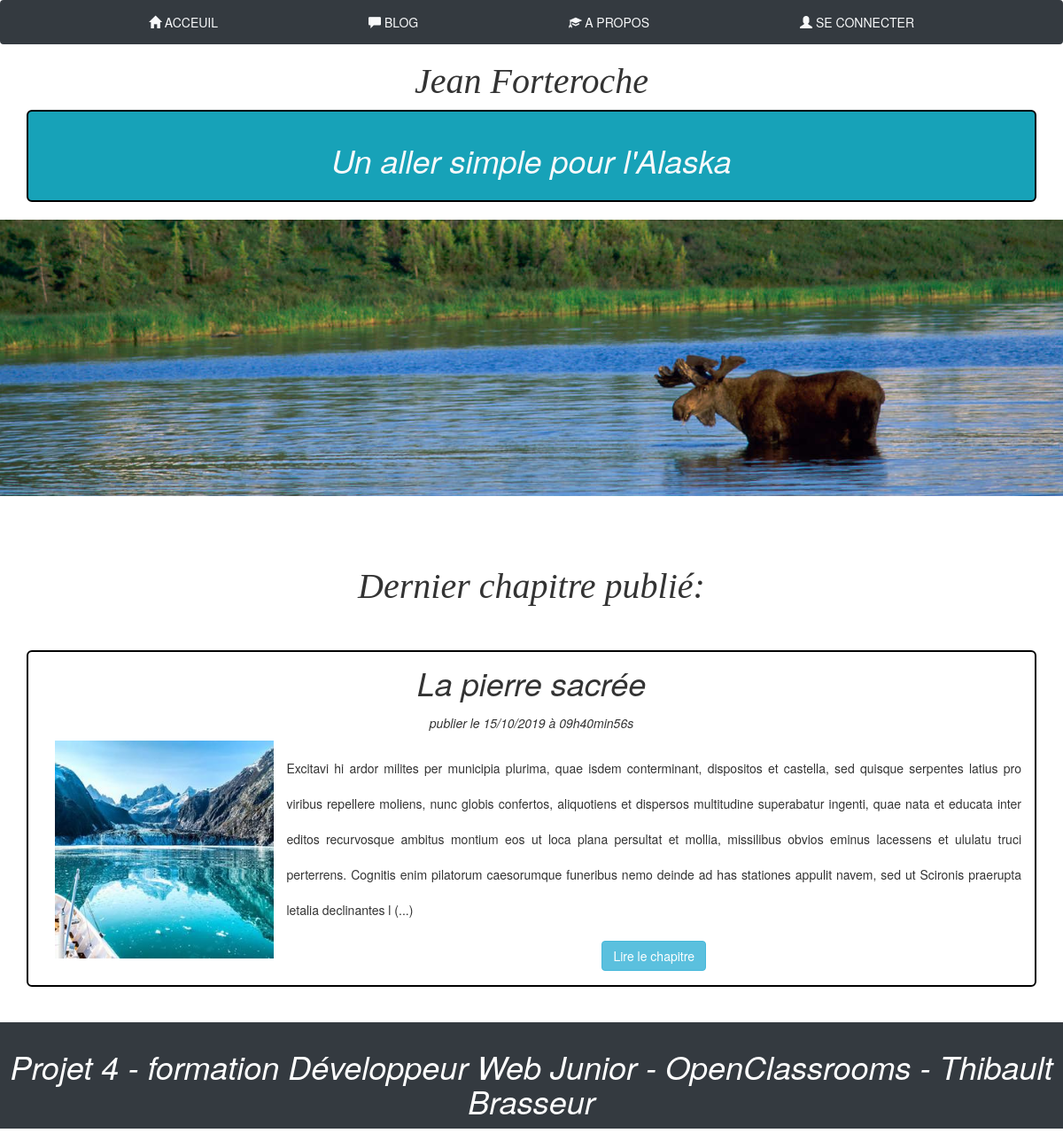
Page /P4_01_code/index.php on the committed database.
### tables this page shows
CREATE TABLE `articles` (
  `id` int(11) NOT NULL,
  `title` varchar(255) NOT NULL,
  `content` text NOT NULL,
  `date_creation` datetime NOT NULL
);

### P4_01_code/controller/frontend/HomeController.php (called while the page is built)
<?php
require_once('model/frontend/ArticlesManager.php');
function addHomePost(){
          $postManager = new \OpenClassrooms\Blog\Model\PostManager();
          $posts = $postManager->getLastPost();
          require('view/frontend/homeView.php');
}

### P4_01_code/model/frontend/ArticlesManager.php (called while the page is built, shortened)
<?php
class PostManager extends Manager {
    public function getLastPost() {
        $db = $this->dbConnect();
        $req = $db->query('SELECT id, title, content, DATE_FORMAT(date_creation, \'%d/%m/%Y à %Hh%imin%ss\') AS date_creation_fr FROM articles ORDER BY date_creation DESC LIMIT 0, 1');
        return $req;
    }
}

### P4_01_code/view/frontend/homeView.php (the view, shortened to what this page needs)
<br><br><br><br>
<h1 style= "font-family:georgia,garamond,serif;font-size:40px;font-style:italic;">Dernier chapitre publié:</h1>
<br><br>
<?php
while ($data = $posts->fetch())
{
  $content = $data['content'];
$extraitContent = substr($content,0,700);
?>
<div class="container">
            <h1 class="list-group-item-heading"> <?= $data['title'] ?> </h1>
            <em class="col-lg-12">publier le <?= $data['date_creation_fr'] ?></em>
            <br>
            <img class="col-lg-3" src="public\images\chap1.jpg">
            <p class="col-lg-9"> <?= $extraitContent ?> (...)</p>
            <button type="button" class="btn btn-info" ><a class="text-white" href="index.php?action=post&amp;id=<?= $data['id']?>" >Lire le chapitre</a></button>
</div>
<?php
}
?>
<?php $content = ob_get_clean(); ?>
<?php require('view/template.php'); ?>

### P4_01_code/index.php (shortened to what this page needs)
<?php
require('controller/frontend/HomeController.php');
try {
    if (isset($_GET['action'])) {
        switch ($_GET['action']) {
            case 'home':
              addHomePost();
            break;
            case 'blog':
              addBlogPosts();
            break;
            case 'about':
              aboutAuthor();
            break;
            case 'post':
                    if (isset($_GET['id']) && $_GET['id'] >= 0) {
                      addPost();
                    }
                    else {
                      throw new Exception('Aucun identifiant de billet n\'a été envoyé');
                    }
            break;
            case 'addComment':
              if (isset($_GET['id']) && $_GET['id'] >= 0) {
                if (!empty($_POST['author']) && !empty($_POST['comment'])) {
                  addComment($_GET['id'], $_POST['author'], $_POST['comment']);
                }
                else {
                  throw new Exception('Tous les champs ne sont pas remplis !');
                }
              }
              else {
                throw new Exception("Vous n'êtes pas connecté");
              }
            break;
            case 'login':
              login();
            break;
            case 'admin':
              if (!empty($_POST['UName']) && !empty($_POST['Password'])){
                openAdmin($_POST['UName'], $_POST['Password']);
              }
              else {
                throw new Exception("Vous n'êtes pas connecté");
              }
            break;
            case "logout":
              if (isset($_SESSION['userName']) && isset($_SESSION['Password'])) {
                openingLogout();
            }
            case 'openCreateArticle':
              if (isset($_SESSION['userName']) && isset($_SESSION['Password'])) {
                openingArticleCreate();
              }
              else {
                throw new Exception("Vous n'êtes pas connecté");
              }
            break;
            case 'addArticle':
              if (isset($_SESSION['userName']) && isset($_SESSION['Password'])) {
                creatingArticle( $_POST['title'], $_POST['text']);
              }
              else {
                throw new Exception("Vous n'êtes pas connecté");
              }
              break;
            case 'dashboard':
              if (isset($_SESSION['userName']) && isset($_SESSION['Password'])){
                readingArticles();
              }
              else {
                throw new Exception("Vous n'êtes pas connecté");
              }
            break;
            case 'openupdate':
              if (isset($_SESSION['userName']) && isset($_SESSION['Password'])) {
                openArticleUpdate($_GET['id']);
              }
              else {
                throw new Exception("Vous n'êtes pas connecté");
              }
            break;
            case 'update':
              if (isset($_SESSION['userName']) && isset($_SESSION['Password'])) {
                      updatingArticle($_GET['id'], $_POST['Updatetitle'], $_POST['Updatetext']);
              }
              else {
                  throw new Exception("Vous n'êtes pas connecté");
              }
              break;
            case 'delete':
              if (isset($_SESSION['userName']) && isset($_SESSION['Password'])) {
                deletingArticle($_GET['id']);
              }
              else {
                  throw new Exception("Vous n'êtes pas connecté");
              }
            break;
            case 'comment':
              if (isset($_SESSION['userName']) && isset($_SESSION['Password'])) {
                openCommentAdmin($_GET['id']);
              }
              else {
                  throw new Exception("Vous n'êtes pas connecté");
              }
            break;
            case 'deletecomment':
              if (isset($_SESSION['userName']) && isset($_SESSION['Password'])) {
                deletingComment($_GET['id']);
              }
              else {
                  throw new Exception("Vous n'êtes pas connecté");
              }
            break;
            case 'openNotify':
              if (isset($_SESSION['userName']) && isset($_SESSION['Password'])) {
                openNotify();
              }
              else {
                  throw new Exception("Vous n'êtes pas connecté");
              }
            break;
            case 'signaler':
              if (isset($_GET['id']) && isset($_GET['post_id'])) {
                postCommentNotify($_GET['id'], $_GET['post_id']);
              }
              else {
                  throw new Exception("Il n'y a pas d'id séléctionner");
              }
            break;
          }
    }
    else {
        addHomePost();
    }
}
catch(Exception $e) {
    $errorMessage = $e->getMessage();
    require('view/frontend/errorView.php');
}

### P4_01_code/view/template.php (shortened to what this page needs)
<!DOCTYPE html>
<html>
    <head>
        <link href="public/css/style.css" rel="stylesheet" />
        <link rel="stylesheet" href="https://stackpath.bootstrapcdn.com/bootstrap/4.3.1/css/bootstrap.min.css">
        <link href="https://stackpath.bootstrapcdn.com/font-awesome/4.7.0/css/font-awesome.min.css" rel="stylesheet">
        <link href="https://maxcdn.bootstrapcdn.com/bootstrap/3.3.7/css/bootstrap.min.css" rel="stylesheet">
    </head>
    <body>
      <header id="header">
      <nav class="navbar navbar-dark bg-dark">
          <button class="btn btn-outline-info text-light" type="button" ><span class="glyphicon glyphicon-home"></span><a href="index.php" class="text-light"> ACCEUIL</a> </button>
          <button class="btn btn-outline-info text-light" type="button" ><span class="glyphicon glyphicon-comment"></span><a href="index.php?action=blog" class="text-light"> BLOG</a> </button>
          <button class="btn btn-outline-info text-light" type="button" ><span class="glyphicon glyphicon-education"></span><a href="index.php?action=about" class="text-light"> A PROPOS</a> </button>
          <button class="btn btn-outline-info text-light" type="button" ><span class="glyphicon glyphicon-user"></span><a href="index.php?action=login" class="text-light"> SE CONNECTER</a> </button>
      </nav>
          <h1 style = "font-family:georgia,garamond,serif;font-size:40px;font-style:italic;">Jean Forteroche</h1>
          <div class="container bg-info">
            <h1 class= " text-light">Un aller simple pour l'Alaska</h1>
          </div><br>
      </header>
      <img class= "imageHeader" src="public\images\header.png" alt="header_img">
        <?= $content ?>
        <br><br>
      <footer id="footer" class="p-3 mb-2 bg-dark text-white">
        <h1>Projet 4 - formation Développeur Web Junior - OpenClassrooms - Thibault Brasseur</h1>
      </footer>
    </body>
</html>

### P4_01_code/public/css/style.css (style rules this page uses)
html, body { margin: 0px; }
footer { width: 100%; height: 120px; }
header { width: 100%; }
.imageHeader { width: 100%; }
.container { padding: 15px; border: 2px solid black; border-radius: 6px; line-height: 40px; text-align: center; }
p { text-align: justify; }
h1, h3 { text-align:center; font-family:georgia,garamond,serif; font-size:40px; font-style:italic; }

### rows in the picture
articles: title "La pierre sacrée", date_creation_fr "15/10/2019 à 09h40min56s", content "Excitavi hi ardor milites per municipia plurima, quae isdem conterminant, dispositos et castella, sed quisque serpentes latius pro viribus repellere moliens, nunc globis confertos, aliquotiens et dispersos multitudine superabatur ingenti, quae nata et educata inter editos recurvosque ambitus montium eos ut loca plana persultat et mollia, missilibus obvios eminus lacessens et ululatu truci perterrens. Cognitis enim pilatorum caesorumque funeribus nemo deinde ad has stationes appulit navem, sed ut Scironis praerupta letalia declinantes l"
